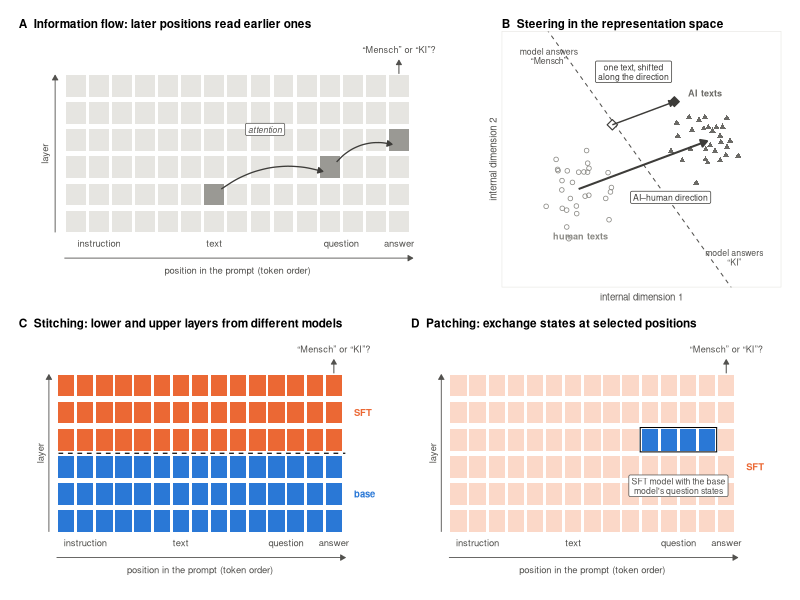
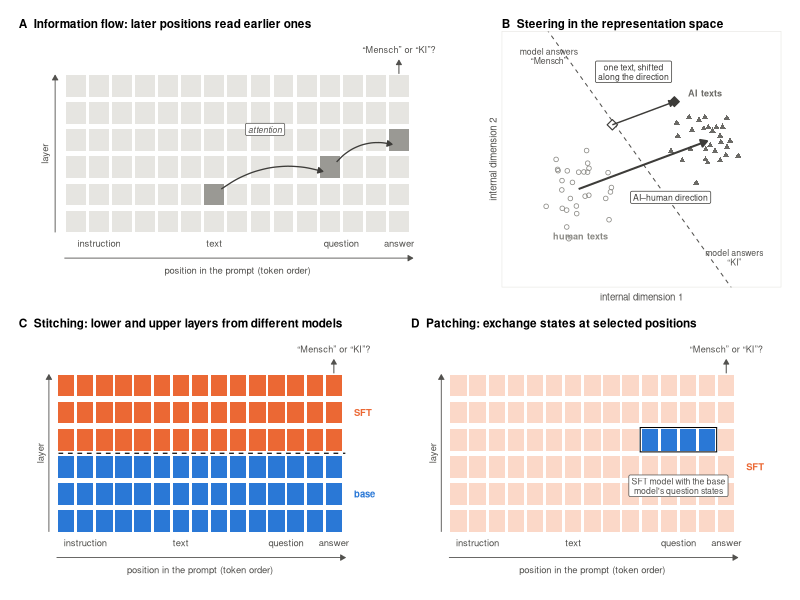

Write R code to recreate these figures, in order.
# Conceptual methods figure: (A) how the answer reads the text, (B) steering in a
# (2-D sketch of the) representation space, (C) stitching, (D) patching.
# Writes paper/figures/fig0_methods_schematic.{pdf,png}.  Usage: Rscript plots/fig_schematic.R
# Colour roles as in the data figures: blue = base checkpoint, orange = SFT checkpoint;
# AI vs. human texts in panel B are coded by shape and grey tone (not by colour).

suppressPackageStartupMessages({ library(ggplot2); library(dplyr); library(patchwork) })

BLUE <- "#2a78d6"; ORANGE <- "#eb6834"; INK <- "#52514e"; TILE <- "#e6e5e1"; LIGHTORANGE <- "#fbd8c8"
DARK <- "#3d3c39"
OUT <- "paper/figures"
arr <- function(len = 0.055) arrow(length = unit(len, "in"), type = "closed")

# ------------------------------------------------------------ position x layer grid
groups <- data.frame(group = c("instruction", "text", "question", "answer"),
                     from = c(1, 4, 11, 15), to = c(3, 10, 14, 15))
pos <- do.call(rbind, lapply(seq_len(nrow(groups)), function(i)
  data.frame(x = groups$from[i]:groups$to[i], group = groups$group[i])))
L <- 6
grid_df <- merge(pos, data.frame(y = 1:L))
group_lab <- groups |> mutate(x = (from + to) / 2)

grid_panel <- function(fill_fun, title) {
  d <- grid_df; d$fill <- fill_fun(d)
  ggplot(d) +
    geom_tile(aes(x = x, y = y, fill = I(fill)), width = 0.86, height = 0.8, colour = NA) +
    geom_text(data = group_lab, aes(x = x, y = 0.2, label = group), size = 2.4, colour = INK) +
    # axes
    annotate("segment", x = 0.5, xend = 15.6, y = -0.35, yend = -0.35, colour = INK, linewidth = 0.3, arrow = arr()) +
    annotate("text", x = 8, y = -0.8, label = "position in the prompt (token order)", size = 2.4, colour = INK) +
    annotate("segment", x = 0.1, xend = 0.1, y = 0.6, yend = L + 0.4, colour = INK, linewidth = 0.3, arrow = arr()) +
    annotate("text", x = -0.35, y = (L + 1) / 2, label = "layer", angle = 90, size = 2.4, colour = INK) +
    # answer read-out
    annotate("segment", x = 15, xend = 15, y = L + 0.45, yend = L + 0.95, colour = INK, linewidth = 0.35, arrow = arr(0.05)) +
    annotate("text", x = 15, y = L + 1.35, label = "“Mensch” or “KI”?", size = 2.3, colour = INK) +
    coord_cartesian(xlim = c(-0.6, 17), ylim = c(-1.0, L + 1.6), clip = "off") +
    labs(title = title) + theme_void(base_size = 8.5) +
    theme(plot.title = element_text(face = "bold", size = 8.5, hjust = 0),
          plot.margin = margin(4, 8, 4, 8))
}

# A: how the answer reads the text — text -> question -> answer, layer by layer
hiA <- data.frame(x = c(7, 12, 15), y = c(2, 3, 4))
pA <- grid_panel(function(d) TILE, "A  Information flow: later positions read earlier ones") +
  geom_tile(data = hiA, aes(x = x, y = y), fill = "#9a9994", width = 0.86, height = 0.8) +
  annotate("curve", x = 7.3, xend = 11.7, y = 2.2, yend = 2.85, curvature = -0.25, colour = DARK,
           linewidth = 0.45, arrow = arr()) +
  annotate("curve", x = 12.3, xend = 14.7, y = 3.2, yend = 3.85, curvature = -0.3, colour = DARK,
           linewidth = 0.45, arrow = arr()) +
  annotate("label", x = 9.2, y = 4.4, label = "attention", size = 2.2, colour = INK,
           fontface = "italic", fill = "white", linewidth = 0)

# B: steering in a 2-D sketch of the representation space
set.seed(3)
n <- 28
pts <- rbind(data.frame(x = rnorm(n, -1.1, 0.42), y = rnorm(n, -0.45, 0.42), cls = "human texts"),
             data.frame(x = rnorm(n,  1.1, 0.42), y = rnorm(n,  0.45, 0.42), cls = "AI texts"))
mu <- pts |> group_by(cls) |> summarise(x = mean(x), y = mean(y))
mh <- mu[mu$cls == "human texts", ]; ma <- mu[mu$cls == "AI texts", ]
u <- c(ma$x - mh$x, ma$y - mh$y); u <- u / sqrt(sum(u^2))
p0 <- c(-0.55, 0.75); p1 <- p0 + 1.25 * u
pB <- ggplot(pts, aes(x, y)) +
  geom_abline(intercept = 0.05, slope = -1.4, colour = INK, linetype = "dashed", linewidth = 0.35) +
  annotate("text", x = -1.75, y = 2.05, label = "model answers\n“Mensch”", size = 2.2, colour = INK, lineheight = 0.9) +
  annotate("text", x = 1.75, y = -1.75, label = "model answers\n“KI”", size = 2.2, colour = INK, lineheight = 0.9) +
  geom_point(aes(shape = cls, colour = cls), size = 1.3, stroke = 0.4) +
  annotate("segment", x = mh$x, y = mh$y, xend = ma$x, yend = ma$y, colour = DARK, linewidth = 0.7, arrow = arr(0.07)) +
  annotate("label", x = 0.55, y = -0.62, label = "AI–human direction", size = 2.2, colour = DARK,
           fill = "white", linewidth = 0) +
  annotate("point", x = p0[1], y = p0[2], shape = 23, size = 2.4, fill = "white", colour = DARK, stroke = 0.6) +
  annotate("segment", x = p0[1], y = p0[2], xend = p1[1], yend = p1[2], colour = DARK, linewidth = 0.5,
           linetype = "solid", arrow = arr(0.06)) +
  annotate("point", x = p1[1], y = p1[2], shape = 23, size = 2.4, fill = DARK, colour = DARK) +
  annotate("label", x = -0.15, y = 1.75, label = "one text, shifted\nalong the direction", size = 2.2,
           colour = DARK, lineheight = 0.9, fill = "white", linewidth = 0) +
  annotate("text", x = -1.15, y = -1.35, label = "human texts", size = 2.3, colour = "#8a8984", fontface = "bold") +
  annotate("text", x = 1.2, y = 1.35, label = "AI texts", size = 2.3, colour = "#6b6a66", fontface = "bold") +
  scale_shape_manual(values = c("human texts" = 1, "AI texts" = 17)) +
  scale_colour_manual(values = c("human texts" = "#8a8984", "AI texts" = "#6b6a66")) +
  coord_fixed(xlim = c(-2.4, 2.4), ylim = c(-2.1, 2.3)) +
  labs(title = "B  Steering in the representation space",
       x = "internal dimension 1", y = "internal dimension 2") +
  theme_void(base_size = 8.5) +
  theme(plot.title = element_text(face = "bold", size = 8.5, hjust = 0),
        axis.title.x = element_text(size = 7, colour = INK, margin = margin(t = 3)),
        axis.title.y = element_text(size = 7, colour = INK, angle = 90, margin = margin(r = 3)),
        legend.position = "none",
        panel.border = element_rect(colour = TILE, fill = NA, linewidth = 0.4),
        plot.margin = margin(4, 8, 4, 8))

# C: stitching
pC <- grid_panel(function(d) ifelse(d$y <= 3, BLUE, ORANGE), "C  Stitching: lower and upper layers from different models") +
  annotate("segment", x = 0.6, xend = 15.6, y = 3.5, yend = 3.5, colour = "black", linewidth = 0.4, linetype = "dashed") +
  annotate("text", x = 16.05, y = 2, label = "base", size = 2.4, colour = BLUE, hjust = 0, fontface = "bold") +
  annotate("text", x = 16.05, y = 5, label = "SFT", size = 2.4, colour = ORANGE, hjust = 0, fontface = "bold")

# D: patching
pD <- grid_panel(function(d) ifelse(d$y == 4 & d$group == "question", BLUE, LIGHTORANGE),
                 "D  Patching: exchange states at selected positions") +
  annotate("rect", xmin = 10.5, xmax = 14.5, ymin = 3.55, ymax = 4.45, fill = NA, colour = "black", linewidth = 0.35) +
  annotate("label", x = 12.5, y = 2.3, label = "SFT model with the base\nmodel's question states", size = 2.2,
           colour = INK, lineheight = 0.9, fill = "white", linewidth = 0) +
  annotate("text", x = 16.05, y = 3.0, label = "SFT", size = 2.4, colour = ORANGE, hjust = 0, fontface = "bold")

p <- (pA | pB) / (pC | pD)
ggsave(file.path(OUT, "fig0_methods_schematic.pdf"), p, width = 7.2, height = 5.0, device = cairo_pdf)
ggsave(file.path(OUT, "fig0_methods_schematic.png"), p, width = 7.2, height = 5.0, dpi = 200, bg = "white")
cat("written fig0_methods_schematic\n")
